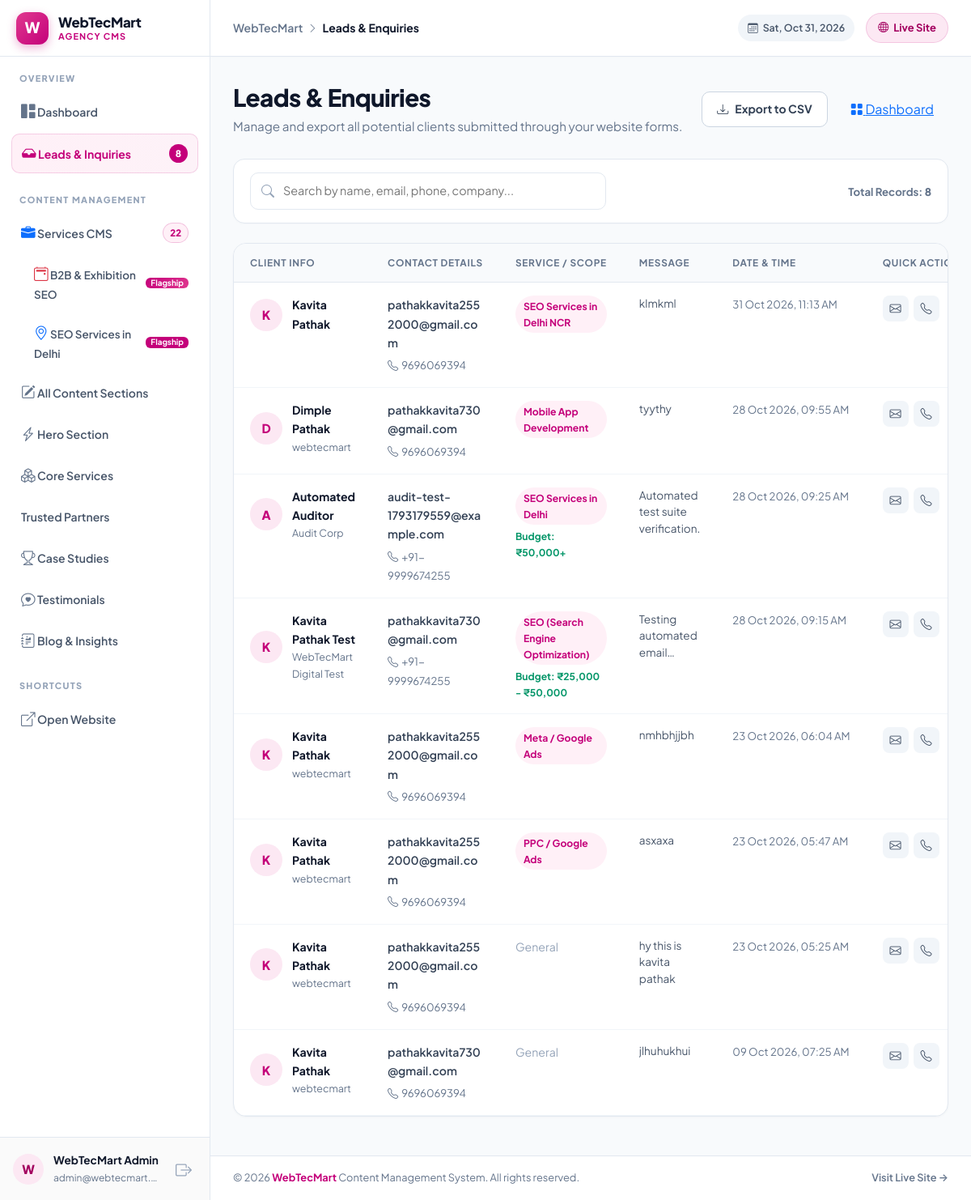
Screenshot of /admin/leads.php (signed in) with the database file from the repository.
### tables this page shows
CREATE TABLE leads (
            id INTEGER PRIMARY KEY AUTOINCREMENT,
            name TEXT NOT NULL,
            email TEXT NOT NULL,
            phone TEXT,
            company TEXT,
            service TEXT,
            budget TEXT,
            message TEXT,
            created_at DATETIME DEFAULT CURRENT_TIMESTAMP
        );

### config.php (called while the page is built, shortened)
<?php
function db(): PDO
{
    static $pdo;
    if ($pdo instanceof PDO) {
        return $pdo;
    }
    $pdo = new PDO('sqlite:' . DB_PATH);
    $pdo->setAttribute(PDO::ATTR_ERRMODE, PDO::ERRMODE_EXCEPTION);
    $pdo->setAttribute(PDO::ATTR_DEFAULT_FETCH_MODE, PDO::FETCH_ASSOC);
    return $pdo;
}
function e(string $value): string
{
    return htmlspecialchars($value ?? '', ENT_QUOTES, 'UTF-8');
}

### admin/leads.php (the view, shortened to what this page needs)
<?php
require_once __DIR__ . '/../config.php';
$leads = db()->query('SELECT * FROM leads ORDER BY created_at DESC')->fetchAll();
$initial = static function (string $name): string {
    $name = trim($name);
    if ($name === '') return '?';
    return function_exists('mb_strtoupper') ? mb_strtoupper(mb_substr($name, 0, 1)) : strtoupper(substr($name, 0, 1));
};
require_once __DIR__ . '/templates/header.php';
?>
<div class="leads-header-row">
    <div>
        <h1>Leads &amp; Enquiries</h1>
        <p>Manage and export all potential clients submitted through your website forms.</p>
    </div>
    <div style="display: flex; gap: 10px;">
        <a href="/admin/leads.php?export=csv" class="leads-export-btn">
            <i class="bi bi-download"></i> Export to CSV
        </a>
        <a href="/admin/dashboard.php" class="dash-action-btn primary" style="padding: 9px 18px; border-radius: 10px;">
            <i class="bi bi-grid-fill"></i> Dashboard
        </a>
    </div>
</div>
<div class="leads-toolbar">
    <div class="leads-search-box">
        <input type="text" id="leadSearch" class="leads-search-input" placeholder="Search by name, email, phone, company..." aria-label="Search leads">
    </div>
    <div>
        <span style="font-size: 0.825rem; font-weight: 700; color: #64748B;">Total Records: <strong><?= count($leads) ?></strong></span>
    </div>
</div>
<div class="leads-card">
    <?php if (empty($leads)): ?>
        <div style="padding: 60px 24px; text-align: center;">
            <div style="width: 64px; height: 64px; border-radius: 20px; background: #FFF0F7; color: #C4007A; display: inline-flex; align-items: center; justify-content: center; font-size: 1.8rem; margin-bottom: 14px;">
                <i class="bi bi-inbox"></i>
            </div>
            <h3 style="font-size: 1.1rem; font-weight: 800; color: #0F172A; margin: 0 0 6px;">No leads recorded yet</h3>
            <p style="font-size: 0.9rem; color: #64748B; margin: 0;">Whenever visitors submit a proposal or consultation form, they will appear here instantly.</p>
        </div>
    <?php else: ?>
        <div class="table-responsive leads-desktop-table">
            <table class="leads-table" id="leadsTable">
                <thead>
                    <tr>
                        <th>Client Info</th>
                        <th>Contact Details</th>
                        <th>Service / Scope</th>
                        <th>Message</th>
                        <th>Date &amp; Time</th>
                        <th>Quick Actions</th>
                    </tr>
                </thead>
                <tbody>
                    <?php foreach ($leads as $l):
                        $searchText = strtolower(implode(' ', [
                            $l['name'] ?? '',
                            $l['email'] ?? '',
                            $l['phone'] ?? '',
                            $l['company'] ?? '',
                            $l['service'] ?? '',
                            $l['message'] ?? ''
                        ]));
                    ?>
                        <tr class="lead-row" data-search="<?= e($searchText) ?>">
                            <td>
                                <div style="display: flex; align-items: center; gap: 12px;">
                                    <div class="leads-avatar-circle"><?= e($initial((string) $l['name'])) ?></div>
                                    <div>
                                        <div style="font-weight: 700; color: #0F172A;"><?= e($l['name']) ?></div>
                                        <?php if (!empty($l['company'])): ?>
                                            <div style="font-size: 0.78rem; color: #64748B;"><?= e($l['company']) ?></div>
                                        <?php endif; ?>
                                    </div>
                                </div>
                            </td>
                            <td>
                                <div>
                                    <a href="mailto:<?= e($l['email']) ?>" style="color: #334155; text-decoration: none; font-weight: 600;">
                                        <?= e($l['email']) ?>
                                    </a>
                                </div>
                                <?php if (!empty($l['phone'])): ?>
                                    <div style="margin-top: 4px;">
                                        <a href="tel:<?= e($l['phone']) ?>" style="color: #64748B; text-decoration: none; font-size: 0.825rem;">
                                            <i class="bi bi-telephone me-1"></i><?= e($l['phone']) ?>
                                        </a>
                                    </div>
                                <?php endif; ?>
                            </td>
                            <td>
                                <?php if (!empty($l['service'])): ?>
                                    <span class="lead-tag"><?= e($l['service']) ?></span>
                                <?php else: ?>
                                    <span style="color: #94A3B8;">General</span>
                                <?php endif; ?>
                                <?php if (!empty($l['budget'])): ?>
                                    <div style="font-size: 0.76rem; color: #059669; font-weight: 700; margin-top: 4px;">
                                        Budget: <?= e($l['budget']) ?>
                                    </div>
                                <?php endif; ?>
                            </td>
                            <td>
                                <div style="max-width: 280px; font-size: 0.85rem; color: #475569; line-height: 1.5; display: -webkit-box; -webkit-line-clamp: 3; -webkit-box-orient: vertical; overflow: hidden;">
                                    <?= !empty($l['message']) ? e($l['message']) : '<span style="color:#94A3B8">—</span>' ?>
                                </div>
                            </td>
                            <td style="white-space: nowrap; color: #64748B; font-size: 0.825rem;">
                                <?= date('d M Y, h:i A', strtotime($l['created_at'])) ?>
                            </td>
                            <td>
                                <div style="display: flex; gap: 6px;">
                                    <a href="mailto:<?= e($l['email']) ?>" class="lead-action-icon" title="Send Email">
                                        <i class="bi bi-envelope"></i>
                                    </a>
                                    <?php if (!empty($l['phone'])): ?>
                                        <a href="tel:<?= e($l['phone']) ?>" class="lead-action-icon" title="Call">
                                            <i class="bi bi-telephone"></i>
                                        </a>
                                    <?php endif; ?>
                                </div>
                            </td>
                        </tr>
                    <?php endforeach; ?>
                </tbody>
            </table>
        </div>
    <?php endif; ?>
</div>
<?php require_once __DIR__ . '/templates/footer.php'; ?>

### assets/css/typography.css (style rules this page uses)
:root { --font-family-base: 'Plus Jakarta Sans', -apple-system, BlinkMacSystemFont, 'Segoe UI', Roboto, Arial, sans-serif; --font-size-h1: clamp(2rem, 1.3rem + 2.3vw, 3.25rem); --font-size-h2: clamp(1.5rem, 1.2rem + 1vw, 2.25rem); --font-size-h3: clamp(1.15rem, 1rem + 0.35vw, 1.4rem); --font-size-h4: 1.15rem; --font-size-h5: 1.05rem; --font-size-h6: 1rem; --font-size-body: 1rem; --line-height-heading: 1.25; --line-height-body: 1.65; }
*, *::before, *::after { font-family: var(--font-family-base); }
body { font-size: var(--font-size-body); line-height: var(--line-height-body); }
h1, h2, h3, h4, h5, h6 { margin-top: 0; font-weight: 700; line-height: var(--line-height-heading); letter-spacing: -0.015em; overflow-wrap: break-word; }
h1 { font-size: var(--font-size-h1); }
p { margin-top: 0; font-size: var(--font-size-body); line-height: var(--line-height-body); font-weight: 400; overflow-wrap: break-word; }
a { overflow-wrap: anywhere; }
button, input, select, textarea { font-family: var(--font-family-base); }

### assets/css/design-system.css (style rules this page uses)
:root { --wtm-primary: #C4007A; --wtm-primary-dark: #A3005F; --wtm-primary-deep: #780045; --wtm-primary-light: #E0398F; --wtm-primary-soft: #FFF0F7; --wtm-primary-tint: #FCE8F3; --wtm-primary-glow: rgba(196, 0, 122, 0.18); --wtm-primary-rgb: 196, 0, 122; --wtm-bg: #FBF8F1; --wtm-bg-alt: #F6EFE9; --wtm-surface: #FFFFFF; --wtm-surface-muted: #F8FAFC; --wtm-surface-elevated: #FFFFFF; --wtm-border: #F1F4F8; --wtm-border-strong: #E2E8F0; --wtm-border-pink: rgba(196, 0, 122, 0.14); --wtm-text-headline: #111827; --wtm-text-body: #4B5563; --wtm-text-muted: #6B7280; --wtm-text-light: #9CA3AF; --wtm-text-inverse: #FFFFFF; --wtm-accent-gold: #F59E0B; --wtm-accent-emerald: #10B981; --wtm-accent-indigo: #6366F1; --wtm-grad-primary: linear-gradient(135deg, #C4007A 0%, #E0398F 100%); --wtm-grad-dark: linear-gradient(135deg, #A3005F 0%, #C4007A 100%); --wtm-grad-soft: linear-gradient(135deg, #FFF0F7 0%, #FFFFFF 100%); --wtm-grad-surface: linear-gradient(180deg, #FFFFFF 0%, #FDFBF7 100%); --wtm-grad-mesh: radial-gradient(at 0% 0%, rgba(196, 0, 122, 0.08) 0px, transparent 50%), radial-gradient(at 100% 100%, rgba(224, 57, 143, 0.06) 0px, transparent 50%); --wtm-shadow-xs: 0 1px 2px rgba(0, 0, 0, 0.04); --wtm-shadow-sm: 0 2px 8px -1px rgba(0, 0, 0, 0.06), 0 1px 3px rgba(0, 0, 0, 0.04); --wtm-shadow-md: 0 8px 24px -4px rgba(0, 0, 0, 0.06), 0 2px 6px -1px rgba(0, 0, 0, 0.03); --wtm-shadow-lg: 0 20px 35px -8px rgba(17, 24, 39, 0.08), 0 6px 12px -2px rgba(17, 24, 39, 0.03); --wtm-shadow-xl: 0 28px 50px -12px rgba(17, 24, 39, 0.12); --wtm-shadow-glow: 0 12px 30px -6px rgba(196, 0, 122, 0.3); --wtm-shadow-card-hover: 0 22px 42px -10px rgba(196, 0, 122, 0.14), 0 0 0 1px rgba(196, 0, 122, 0.16); --wtm-radius-sm: 8px; --wtm-radius-md: 14px; --wtm-radius-lg: 20px; --wtm-radius-xl: 26px; --wtm-radius-pill: 9999px; --wtm-ease-spring: cubic-bezier(0.16, 1, 0.3, 1); --wtm-ease-smooth: cubic-bezier(0.4, 0, 0.2, 1); --wtm-duration-fast: 0.2s; --wtm-duration-normal: 0.35s; --wtm-duration-slow: 0.6s; }
html { scroll-behavior: smooth; -webkit-text-size-adjust: 100%; overflow-x: clip; }
body { background-color: var(--wtm-bg); color: var(--wtm-text-headline); font-family: 'Plus Jakarta Sans', -apple-system, BlinkMacSystemFont, 'Segoe UI', Roboto, sans-serif; line-height: 1.65; overflow-x: clip; width: 100%; }

### admin/templates/header.php (style rules this page uses)
:root { --adm-sidebar-w: 260px; --adm-topbar-h: 70px; --adm-brand: #C4007A; --adm-brand-dark: #A3005F; --adm-brand-soft: #FCE8F3; --adm-bg: #F8FAFC; --adm-surface: #FFFFFF; --adm-border: #E2E8F0; --adm-text: #0F172A; --adm-muted: #64748B; }
*, *::before, *::after { box-sizing: border-box; }
body { margin: 0; background: var(--adm-bg); color: var(--adm-text); font-family: 'Plus Jakarta Sans', system-ui, -apple-system, sans-serif; -webkit-font-smoothing: antialiased; min-height: 100vh; }

### rows the page displays
leads: name "K", name "Kavita Pathak", email "pathakkavita2552000@gmail.com", phone "9696069394", service "SEO Services in Delhi NCR", message "klmkml", created_at "31 Oct 2026, 11:13 AM"
leads: name "D", name "Dimple Pathak", company "webtecmart", email "pathakkavita730@gmail.com", phone "9696069394", service "Mobile App Development", message "tyythy", created_at "28 Oct 2026, 09:55 AM"
leads: name "A", name "Automated Auditor", company "Audit Corp", email "audit-test-1793179559@example.com", phone "+91-9999674255", service "SEO Services in Delhi", budget "₹50,000+", message "Automated test suite verification.", created_at "28 Oct 2026, 09:25 AM"
leads: name "K", name "Kavita Pathak Test", company "WebTecMart Digital Test", email "pathakkavita730@gmail.com", phone "+91-9999674255", service "SEO (Search Engine Optimization)", budget "₹25,000 - ₹50,000", message "Testing automated…", created_at "28 Oct 2026, 09:15 AM"
leads: name "K", name "Kavita Pathak", company "webtecmart", email "pathakkavita2552000@gmail.com", phone "9696069394", service "Meta / Google Ads", message "nmhbhjjbh", created_at "23 Oct 2026, 06:04 AM"
leads: name "K", name "Kavita Pathak", company "webtecmart", email "pathakkavita2552000@gmail.com", phone "9696069394", service "PPC / Google Ads", message "asxaxa", created_at "23 Oct 2026, 05:47 AM"
leads: name "K", name "Kavita Pathak", company "webtecmart", email "pathakkavita2552000@gmail.com", phone "9696069394", service "General", message "hy this is kavita pathak", created_at "23 Oct 2026, 05:25 AM"
leads: name "K", name "Kavita Pathak", company "webtecmart", email "pathakkavita730@gmail.com", phone "9696069394", service "General", message "jlhuhukhui", created_at "09 Oct 2026, 07:25 AM"

### other values shown
$totalLeadsCount "8"
$totalServicesCount "22"
substr(trim($adminName), 0, 1) "W"
$adminName "WebTecMart Admin"
$adminEmail "admin@webtecmart.…"
$currentPageTitle "Leads & Enquiries"
count($leads) "8"
